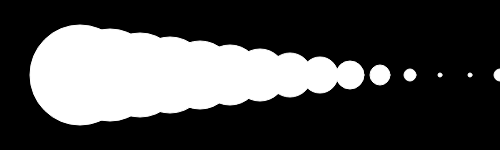
Frame 1 (no input)
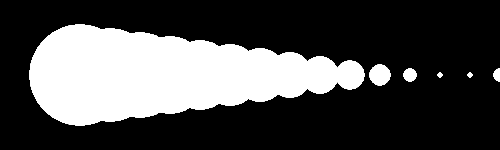
Frame 60 (no input)
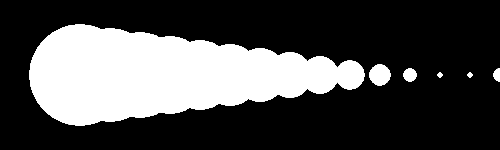
Frame 120 (the mouse pressed at the canvas centre since frame 60)

The p5.js sketch that drew these frames (run headless with seeded random() and noise() and a simulated clock; from frame 60 on, the mouse is pressed at the canvas centre):

// p5.js sketch
// ── sketch.js
function setup() {
  createCanvas(500, 150);
  background(0);
}
function draw() {
	let x=80;
	let d=100;
	stroke(255);
	for(let i=1; i<=15; i++){
		ellipse(x, 75, d, d);
		x += 30;
		d -= 8;  //椭圆直径每次循环后都会减小
	}
}
